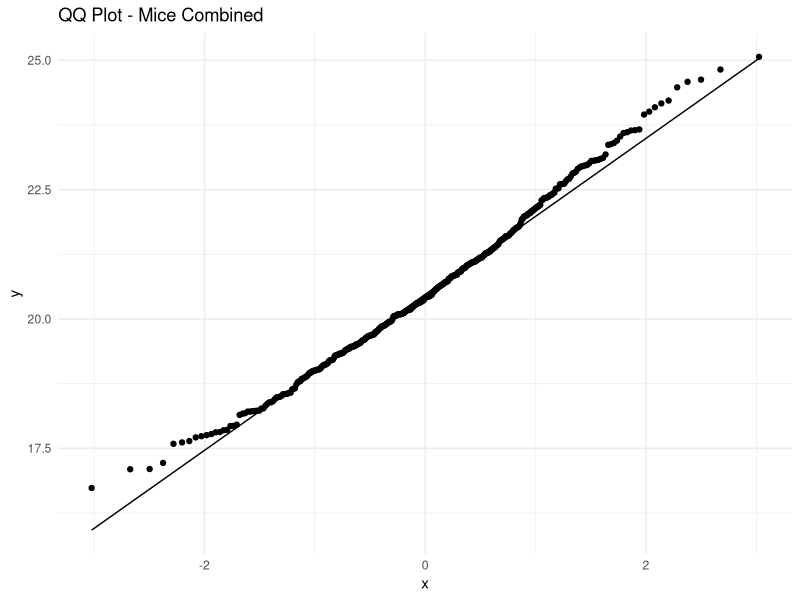
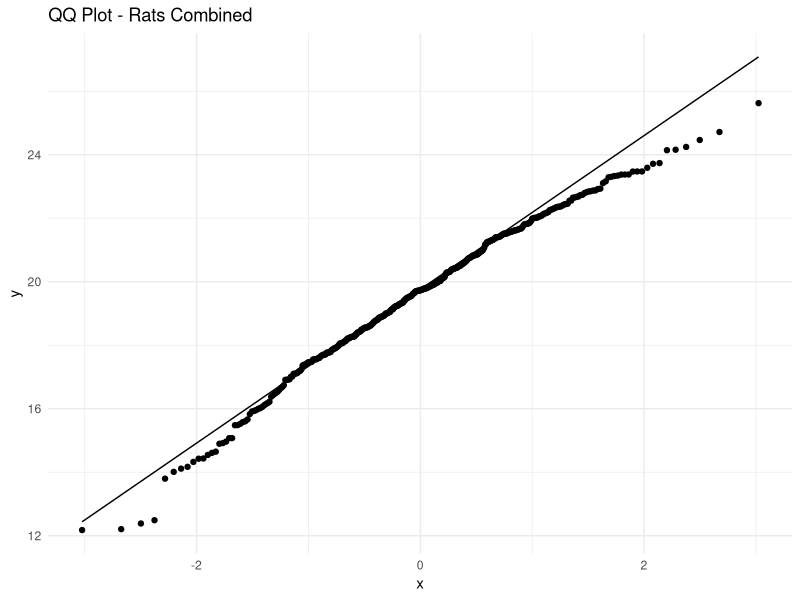
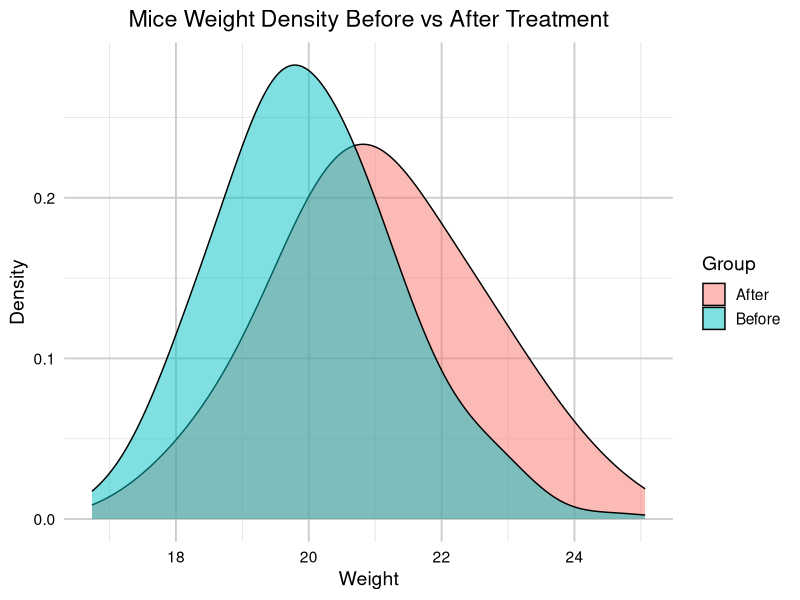
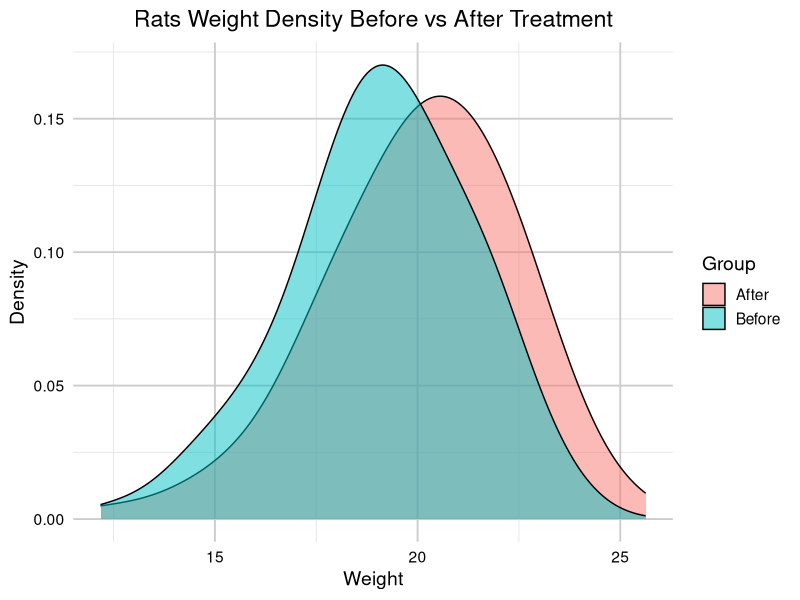
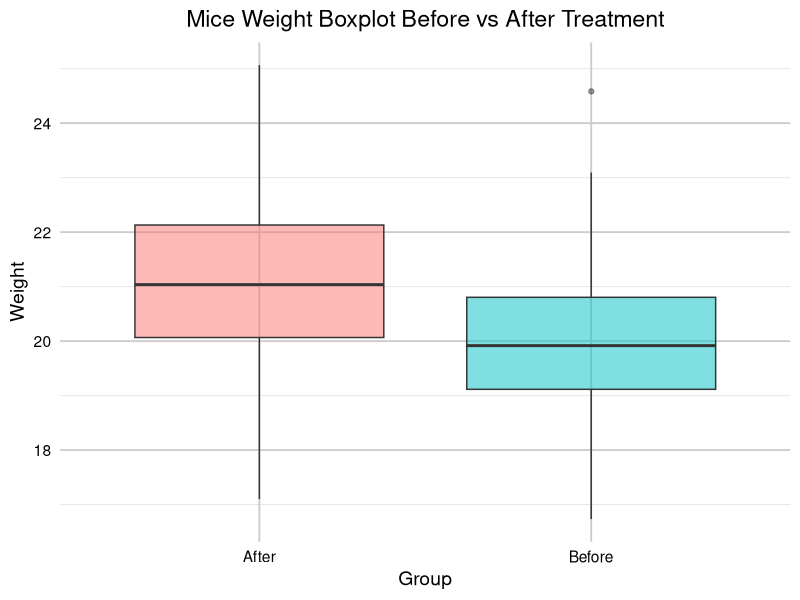
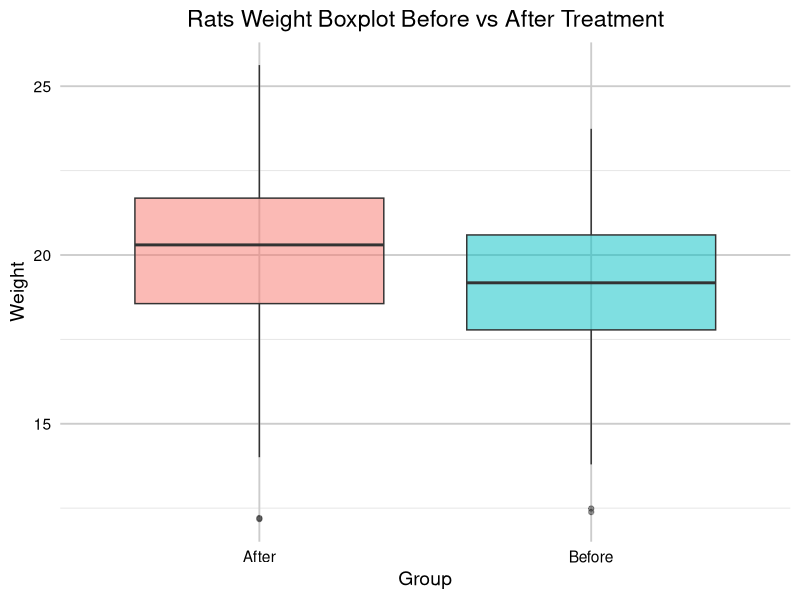

Here is the R script that generated these plots, in order: (Note: this script raises an error after producing the figures.)
# Statistical Hypothesis Testing in R

# loading packages
library(tidyverse)
library(fitdistrplus)

# locking the random number generation for reproducibility
set.seed(123)



# Task 1: data generation

# mice data
mice <- data.frame(
  name = rep(paste0("M_", 1:200), times = 2),
  weight = c(
    rnorm(n = 200, mean = 20, sd = sqrt(2)),  # before treatment
    rnorm(n = 200, mean = 21, sd = sqrt(2.5)) # after treatment
  ),
  weight_group = rep(c("Before", "After"), each = 200)
)

# rats data
rats <- data.frame(
  name = rep(paste0("R_", 1:200), times = 2),
  weight = c(
    rweibull(n = 200, shape = 10, scale = 20), # before treatment
    rweibull(n = 200, shape = 9, scale = 21)   # after treatment
  ),
  weight_group = rep(c("Before", "After"), each = 200)
)


# Tasks 1c & 1d: Plots

save_plot <- function(plot, filename, width = 6, height = 4) {
  ggsave(filename, plot = plot, width = width, height = height, dpi = 300)
}

# Density plots
plot_density <- function(data, title) {
  p <- ggplot(data, aes(x = weight, fill = weight_group)) +
    geom_density(alpha = 0.5, adjust = 1.5) +
    labs(title = title, x = "Weight", y = "Density", fill = "Group") +
    theme_minimal(base_size = 14) +
    theme(
      plot.background = element_rect(fill = "white", color = NA),
      panel.background = element_rect(fill = "white", color = NA),
      panel.grid.major = element_line(color = "gray80"),
      panel.grid.minor = element_line(color = "gray90"),
      plot.title = element_text(hjust = 0.5, color = "black"),
      axis.title = element_text(color = "black"),
      axis.text = element_text(color = "black"),
      legend.text = element_text(color = "black"),
      legend.title = element_text(color = "black")
    )
  return(p)
}

density_mice <- plot_density(mice, "Mice Weight Density Before vs After Treatment")
density_rats <- plot_density(rats, "Rats Weight Density Before vs After Treatment")

save_plot(density_mice, "mice_density.png")
save_plot(density_rats, "rats_density.png")

# Box plots
plot_box <- function(data, title) {
  p <- ggplot(data, aes(x = weight_group, y = weight, fill = weight_group)) +
    geom_boxplot(alpha = 0.5) +
    labs(title = title, x = "Group", y = "Weight") +
    theme_minimal(base_size = 14) +
    theme(
      plot.background = element_rect(fill = "white", color = NA),
      panel.background = element_rect(fill = "white", color = NA),
      panel.grid.major = element_line(color = "gray80"),
      panel.grid.minor = element_line(color = "gray90"),
      plot.title = element_text(hjust = 0.5, color = "black"),
      axis.title = element_text(color = "black"),
      axis.text = element_text(color = "black"),
      legend.text = element_text(color = "black"),
      legend.title = element_text(color = "black"),
      legend.position = "none"
    )
  return(p)
}

box_mice <- plot_box(mice, "Mice Weight Boxplot Before vs After Treatment")
box_rats <- plot_box(rats, "Rats Weight Boxplot Before vs After Treatment")

save_plot(box_mice, "mice_boxplot.png")
save_plot(box_rats, "rats_boxplot.png")



# Task 2: Normality Check

# QQ plots and Shapiro-Wilk test
check_normality <- function(data, title) {
  p <- ggplot(data, aes(sample = weight)) +
    stat_qq() +
    stat_qq_line() +
    labs(title = paste("QQ Plot -", title)) +
    theme_minimal()
  print(p)
  
  shapiro_result <- shapiro.test(data$weight)
  return(shapiro_result)
}

shapiro_mice <- check_normality(mice, "Mice Combined")
shapiro_rats <- check_normality(rats, "Rats Combined")

print(shapiro_mice)
print(shapiro_rats)



# Task 3: Hypothesis Testing

# Paired t-test for mice
t_test_mice <- t.test(weight ~ weight_group, data = mice, paired = TRUE)
print(t_test_mice)

# Wilcoxon test for rats
wilcox_rats <- wilcox.test(weight ~ weight_group, data = rats, conf.int = TRUE)
print(wilcox_rats)



# Task 4: Distribution Fitting (rats)

# Distribution fitting
fit_w <- fitdist(rats$weight, "weibull")
fit_ln <- fitdist(rats$weight, "lnorm")
fit_g <- fitdist(rats$weight, "gamma")

# Summary
summary(fit_w)
summary(fit_ln)
summary(fit_g)

# Open PNG device
png("rats_distribution_fitting.png", width = 1600, height = 1200, res = 150)

# Layout for 2x2 plots
par(mfrow = c(2,2))

# Generate the plots
denscomp(list(fit_w, fit_g, fit_ln), legendtext = c("Weibull", "Gamma", "Lognormal"))
cdfcomp(list(fit_w, fit_g, fit_ln), legendtext = c("Weibull", "Gamma", "Lognormal"))
qqcomp(list(fit_w, fit_g, fit_ln), legendtext = c("Weibull", "Gamma", "Lognormal"))
ppcomp(list(fit_w, fit_g, fit_ln), legendtext = c("Weibull", "Gamma", "Lognormal"))

# Close device
dev.off()
